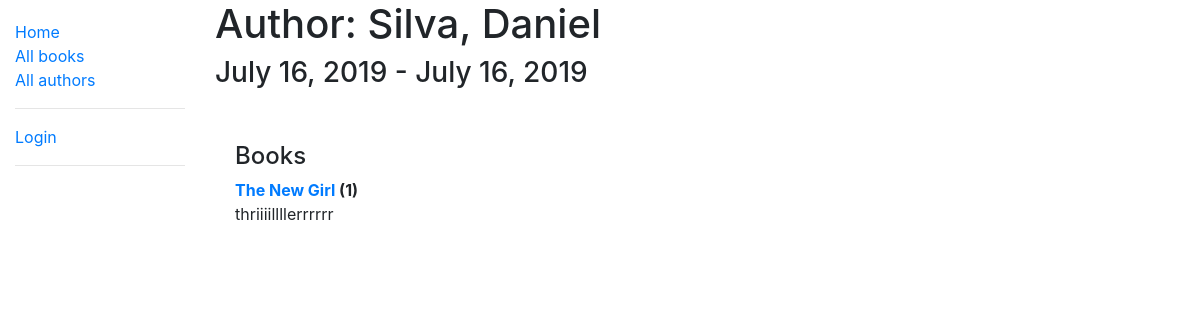
Before: /catalog/author/5 with the older database file.
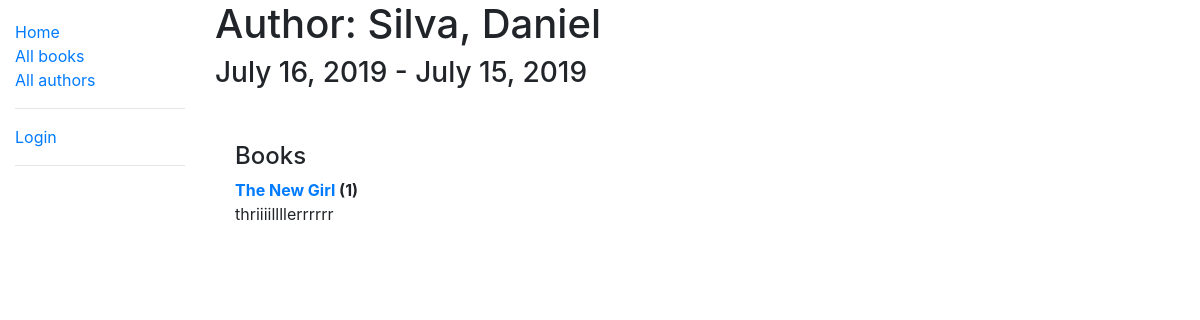
After: the same page with the newer database file.
### catalog/models.py (models this page shows, shortened)
class Author(models.Model):
    first_name = models.CharField(max_length=100)
    last_name = models.CharField(max_length=100)
    date_of_birth = models.DateField(null=True, blank=True)
    date_of_death = models.DateField(null=True, blank=True)
    class Meta:
        ordering = ['last_name']

### catalog/views.py (the view)
# urls.py: path('author/<int:pk>', views.AuthorDetailsView.as_view(), name='author-detail'),
class AuthorDetailsView(generic.DetailView):
    model = Author
    template_name = 'author_detail.html'

### catalog/models.py (called while the page is built)
    def __str__(self):
        return self.title

### catalog/templates/author_detail.html
{% extends "base_generic.html" %}
{% block content %}
  <h1>Author: {{ author.last_name }}, {{ author.first_name }} </h1>
  <h3> {{ author.date_of_birth }} - {{ author.date_of_death }}</h3>
  <br>
  <div style="margin-left:20px;margin-top:20px">
    <h4>Books</h4>
    <dl>
    {% for book in author.book_set.all %}
        <dt><a href="{% url 'book-detail' book.pk %}">{{ book }}</a> ({{ book.bookinstance_set.all.count }})</dt>
        <dd> {{ book.summary }}</dd>
    {% endfor %}
    </dl>
  </div>
{% endblock %}

Changed rows visible on the page:
changed Author "Silva": date_of_death "July 16, 2019" → "July 15, 2019"
